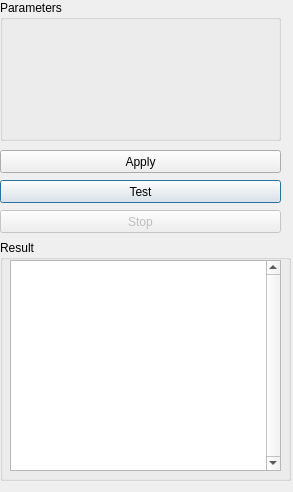
<?xml version="1.0" encoding="UTF-8"?>
<ui version="4.0">
 <author>Nestor Rodriguez</author>
 <class>Dialog</class>
 <widget class="QDialog" name="Dialog">
  <property name="windowModality">
   <enum>Qt::NonModal</enum>
  </property>
  <property name="geometry">
   <rect>
    <x>0</x>
    <y>0</y>
    <width>293</width>
    <height>492</height>
   </rect>
  </property>
  <property name="windowTitle">
   <string>PBILc</string>
  </property>
  <widget class="QWidget" name="verticalLayoutWidget">
   <property name="geometry">
    <rect>
     <x>0</x>
     <y>0</y>
     <width>281</width>
     <height>141</height>
    </rect>
   </property>
   <layout class="QVBoxLayout" name="verticalLayout">
    <item>
     <widget class="QGroupBox" name="paramBox">
      <property name="title">
       <string>Parameters</string>
      </property>
     </widget>
    </item>
   </layout>
  </widget>
  <widget class="QGroupBox" name="resultBox">
   <property name="geometry">
    <rect>
     <x>0</x>
     <y>240</y>
     <width>291</width>
     <height>241</height>
    </rect>
   </property>
   <property name="title">
    <string>Result</string>
   </property>
   <widget class="QTextEdit" name="resultTextEdit">
    <property name="geometry">
     <rect>
      <x>10</x>
      <y>20</y>
      <width>271</width>
      <height>211</height>
     </rect>
    </property>
    <property name="verticalScrollBarPolicy">
     <enum>Qt::ScrollBarAlwaysOn</enum>
    </property>
   </widget>
  </widget>
  <widget class="QPushButton" name="runButton">
   <property name="geometry">
    <rect>
     <x>0</x>
     <y>180</y>
     <width>281</width>
     <height>23</height>
    </rect>
   </property>
   <property name="text">
    <string>Test</string>
   </property>
  </widget>
  <widget class="QPushButton" name="applyButton">
   <property name="geometry">
    <rect>
     <x>0</x>
     <y>150</y>
     <width>281</width>
     <height>23</height>
    </rect>
   </property>
   <property name="text">
    <string>Apply</string>
   </property>
  </widget>
  <widget class="QPushButton" name="stopButton">
   <property name="enabled">
    <bool>false</bool>
   </property>
   <property name="geometry">
    <rect>
     <x>0</x>
     <y>210</y>
     <width>281</width>
     <height>23</height>
    </rect>
   </property>
   <property name="text">
    <string>Stop</string>
   </property>
  </widget>
 </widget>
 <resources/>
 <connections/>
</ui>
